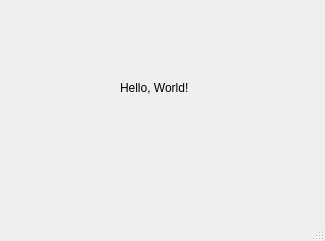
<?xml version="1.0" encoding="UTF-8"?>
<ui version="4.0">
 <class>UserWindow</class>
 <widget class="QMainWindow" name="UserWindow">
  <property name="geometry">
   <rect>
    <x>0</x>
    <y>0</y>
    <width>325</width>
    <height>241</height>
   </rect>
  </property>
  <property name="windowTitle">
   <string>MainWindow</string>
  </property>
  <widget class="QWidget" name="centralwidget">
   <widget class="QLabel" name="label">
    <property name="geometry">
     <rect>
      <x>120</x>
      <y>80</y>
      <width>81</width>
      <height>16</height>
     </rect>
    </property>
    <property name="text">
     <string>Hello, World!</string>
    </property>
   </widget>
  </widget>
  <widget class="QMenuBar" name="menubar">
   <property name="geometry">
    <rect>
     <x>0</x>
     <y>0</y>
     <width>325</width>
     <height>22</height>
    </rect>
   </property>
  </widget>
  <widget class="QStatusBar" name="statusbar"/>
 </widget>
 <resources/>
 <connections/>
</ui>
